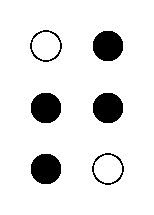
%> input picture T.png, 154 x 215 px
$ octave Wersja_konsolowa.m   (GNU Octave 9; MATLAB toolbox functions it lacks are replaced by stand-ins)
%> lines starting %> are read from the running program, lines starting %| are printed output that depends on the picture; in (x1, y1, x2, y2) boxes, pixels count from 0 and x2, y2 are one past the last pixel; in counts of white or black regions, pixels touching at a corner belong together; the program's own positions count from 1
close all
clear all

%WZORCE LITEREK
A=[1 0 0 0 0 0];
B=[1 1 0 0 0 0];
C=[1 0 0 0 0 1];
D=[1 0 0 0 1 1];
E=[1 0 0 0 1 0];
F=[1 1 0 0 0 1];
G=[1 1 0 0 1 1];
H=[1 1 0 0 1 0];
I=[0 1 0 0 0 1];
J=[0 1 0 0 1 1];
K=[1 0 1 0 0 0];
L=[1 1 1 0 0 0];
M=[1 0 1 0 0 1];
N=[1 0 1 0 1 1];
O=[1 0 1 0 1 0];
P=[1 1 1 0 0 1];
Q=[1 1 1 0 1 1];
R=[1 1 1 0 1 0];
S=[0 1 1 0 0 1];
T=[0 1 1 0 1 1];
U=[1 0 1 1 0 0];
V=[1 1 1 1 0 0];
W=[0 1 0 1 1 1];
X=[1 0 1 1 0 1];
Y=[1 0 1 1 1 1];
Z=[1 0 1 1 1 0];

%KOD

L1=imread('T.png'); %wczytanie naszego obrazka z literk¹
%> L1 is the input picture: size 215x154x3 uint8; values 0 (black) and 253 (white), 90.1% white; 6 black regions, box (x1, y1, x2, y2) and area: (93, 31, 123, 61) 732, (31, 93, 61, 123) 732, (93, 93, 123, 123) 732, (31, 154, 61, 184) 732, (30, 30, 62, 62) 171, (92, 153, 124, 185) 171

imshow(L1);
L2=rgb2gray(L1);
L3= L2<200;
ob=bweuler(L3);
%> ob = 4

rozmiar=size(L1);
%> rozmiar = [215 154 3]
wierszy = rozmiar(:,1);
%> wierszy = 215
kolumn = rozmiar(:,2);
%> kolumn = 154
ilekropek=[0 0 0 0 0 0];

%dzielimy obraz na 6 czêœci i sprawdzamy czy w danym obszarze jest
%kropka -1 , nie ma - 0
a=round(0.33*wierszy);
%> a = 71
b=round(0.66*wierszy);
%> b = 142
c=round(0.5*kolumn);
%> c = 77

wycietaczesc=L3(1:a,1:c);
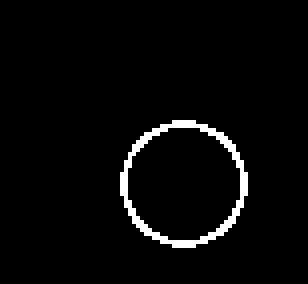
%> wycietaczesc: size 71x77 logical (shown 4 times larger); 3.1% white in thin lines or dots, all inside (x1, y1, x2, y2) = (30, 30, 62, 62)
ilekropek(1,1) = bweuler(wycietaczesc);

wycietaczesc=L3(a:b,1:c);
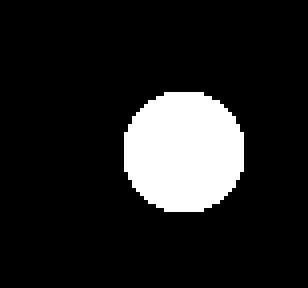
%> wycietaczesc: size 72x77 logical (shown 4 times larger); 13.2% white; 1 white region, box (x1, y1, x2, y2) and area: (31, 23, 61, 53) 732
ilekropek(1,2) = bweuler(wycietaczesc);

wycietaczesc=L3(b:wierszy,1:c);
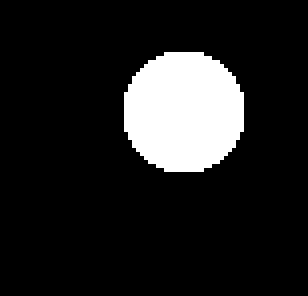
%> wycietaczesc: size 74x77 logical (shown 4 times larger); 12.8% white; 1 white region, box (x1, y1, x2, y2) and area: (31, 13, 61, 43) 732
ilekropek(1,3) = bweuler(wycietaczesc);

wycietaczesc=L3(b:wierszy,c:kolumn);
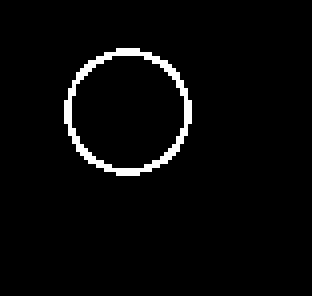
%> wycietaczesc: size 74x78 logical (shown 4 times larger); 3% white in thin lines or dots, all inside (x1, y1, x2, y2) = (16, 12, 48, 44)
ilekropek(1,4) = bweuler(wycietaczesc);

wycietaczesc=L3(a:b,c:kolumn);
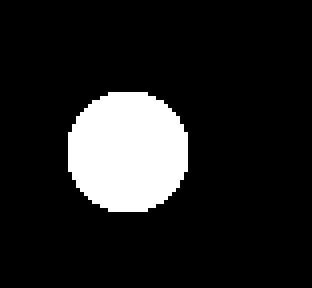
%> wycietaczesc: size 72x78 logical (shown 4 times larger); 13% white; 1 white region, box (x1, y1, x2, y2) and area: (17, 23, 47, 53) 732
ilekropek(1,5) = bweuler(wycietaczesc);

wycietaczesc=L3(1:a,c:kolumn);
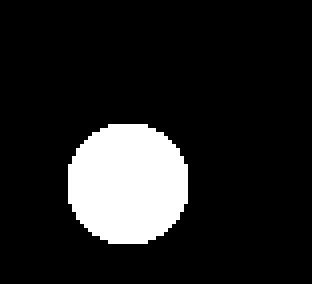
%> wycietaczesc: size 71x78 logical (shown 4 times larger); 13.2% white; 1 white region, box (x1, y1, x2, y2) and area: (17, 31, 47, 61) 732
ilekropek(1,6) = bweuler(wycietaczesc);

%Porównanie ze wzorcami
i=['A'; 'B'; 'C'; 'D'; 'E'; 'F'; 'G'; 'H'; 'I'; 'J'; 'K'; 'L'; 'M'; 'N'; 'O'; 'P'; 'Q'; 'R'; 'S'; 'T'; 'U'; 'V'; 'W'; 'X'; 'Y'; 'Z'];
scalonamacierz=[A B C D E F G H I J K L M N O P Q R S T U V W X Y Z];

%czy A
k=1;
if isequal(ilekropek,scalonamacierz(1:6)); %porównanie czy macierze s¹ równe, nie GDZIE s¹ równe
wynik=i(1)
end

 %czy inne
 for k=1:24
if isequal(ilekropek,scalonamacierz((k*6+1):(k*6+6))); %porównanie czy macierze s¹ równe, nie GDZIE s¹ równe
wynik=i(k+1)
end
end
%> after the loop, wynik = 'T'
'Dziekujemy :)'
